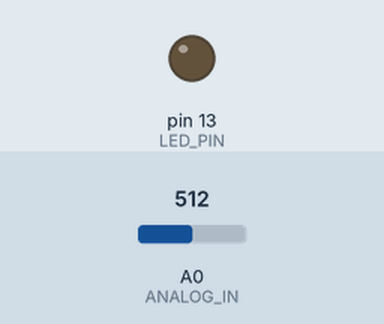
This sketch was run on a simulated Arduino Uno, built with avr-gcc and run on an emulated ATmega328P. On the bench: output pins drawn as LEDs (lit = HIGH). The inputs (shaded band) are chosen by the test bench; at power-on: A0 (ANALOG_IN) = 512.

Above: at 1.2 s.
1.3 s: A0 (ANALOG_IN) set to 520
At 2.3 s:
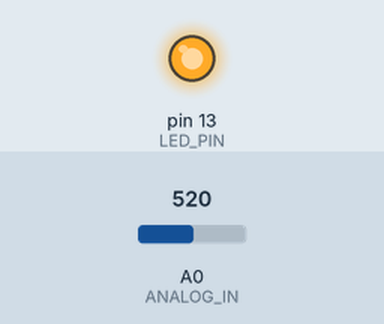
2.8 s: A0 (ANALOG_IN) set to 511
At 3.4 s:
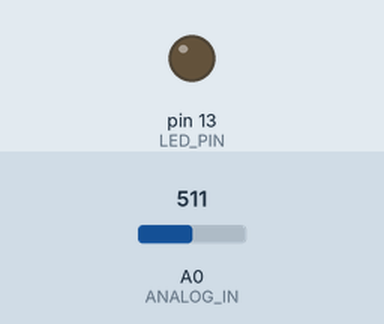
4.3 s: A0 (ANALOG_IN) set to 716
At 5.7 s:
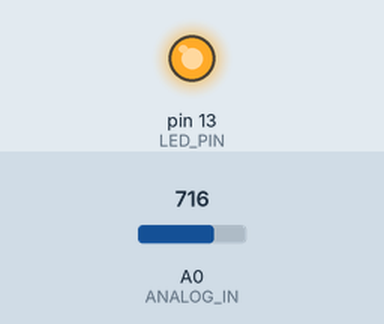
Timing chart, 0 to 7.3 s (numbered marks = the images above; inputs shaded):
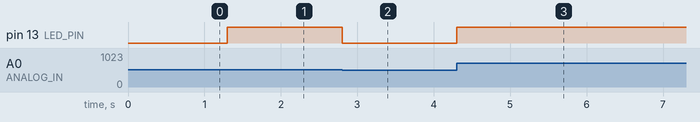

The sketch:

s2.3_if.ino
```cpp
#define LED_PIN 13
#define ANALOG_IN A0

void setup() {
  pinMode(LED_PIN, OUTPUT);
}

void loop() {
  //в скобках после ключевого слова if описано условие
  //условие - это логическое выражение, которое может быть истинным или ложным
  if(analogRead(ANALOG_IN) > 512)
  {
    //внутри фигурных скобок - те действия,
    //которые выполнятся, если условие при if истинно
    digitalWrite(LED_PIN, HIGH);
  }
  //после else можно описать действия,
  //которые следует выполнить, если условие при if ложно
  else
  {
    digitalWrite(LED_PIN, LOW);
  }

  //попробуйте другие условия: if(digitalRead(DIGITAL_IN) == HIGH),
  //сравните с if(digitalRead(DIGITAL_IN))

  //digitalRead() возвращает логическое значение,
  //т.е. его не обязательно сравнивать с HIGH или LOW

}
```

Measured:
- the behaviour switches between 512 and 513 on A0 (ANALOG_IN) (found by bisection; images 0 and 1)
- after the input at 1.3 s, pin 13 (LED_PIN): LOW → HIGH at once
- after the input at 2.8 s, pin 13 (LED_PIN): HIGH → LOW at once
- after the input at 4.3 s, pin 13 (LED_PIN): LOW → HIGH at once
